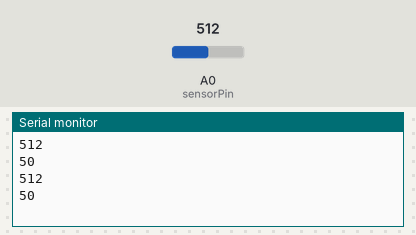
Simulated run of this sketch. Board: Arduino Uno, built with avr-gcc and run on an emulated ATmega328P. Parts: the last lines printed to the serial monitor. Inputs (shaded band) come from the test bench; at power-on: A0 (sensorPin) = 512.

Above: at 2.3 s.
2.4 s: A0 (sensorPin) set to 716
At 3.3 s:
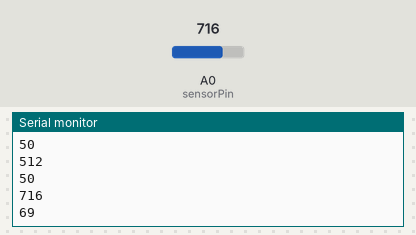
4.5 s: A0 (sensorPin) set to 900
At 5.7 s:
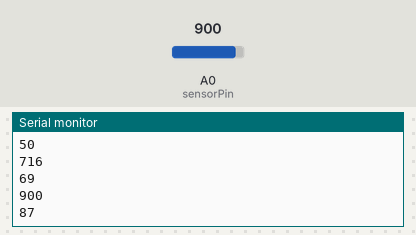
Timing chart, 0 to 7.5 s (numbered marks = the images above; inputs shaded):
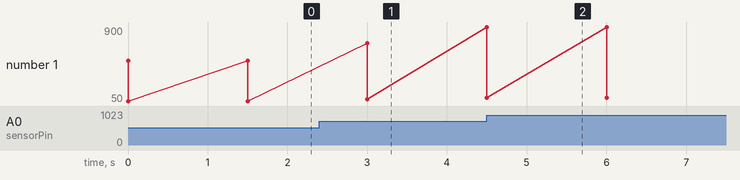

Measured:
- after the input at 2.4 s, the serial monitor: prints a new line after 0.60 s (image 1)
- after the input at 4.5 s, the serial monitor: prints a new line at once (image 2)
- plotted number 1: 50 → 69 after the input at 2.4 s, 69 → 87 after the input at 4.5 s

The sketch:

alcool_mq3.ino
```cpp
// Variáveis
const int sensorPin = A0; // Pino analógico conectado ao sensor MQ3
int sensorValue; // Para armazenar o valor lido pelo sensor


void setup() {
  // Iniciar comunicação serial e determinar velocidade em bites por segundos
  Serial.begin(115200);
}

void loop() {
  sensorValue = analogRead(sensorPin); // Ler valor do sensor


  Serial.println(sensorValue);                    // Envia o valor lido pela porta serial
  Serial.println(map(sensorValue,0,1023,0,100));  // Envia o valor lido pela porta serial em %


  delay(1500); // Delay em milissegundos
}
```
